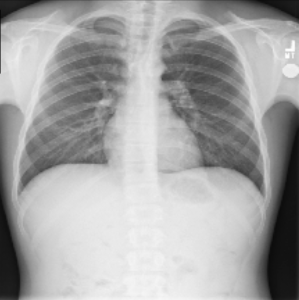
#> input picture vis_imgs/chest.png, 299 x 300 px
$ jupyter execute --allow-errors visualizations_notebook.ipynb   (shell and % lines are left out)
#> lines starting #> are read from the running program, lines starting #| are printed output that depends on the picture
# Visualizations Notebook

## Plots
## NOTE: Visualizations don't show up on Github
Based on version3 notebook

[cell 1]
import pandas as pd
import numpy as np
import plotly.express as px
import plotly.graph_objects as go
import psutil

[cell 2]
#!pip install psutil
#!conda install -c plotly plotly-orca


# [34 lines left out: function loss_fig, not called in this run]
    #return plot_df

#> (a cell that did not finish here is left out)

#> (a cell that did not finish here is left out)

[cell 5]
# [4 lines left out: function f1_score, not called in this run]

#> (a cell that did not finish here is left out)

[cell 7]
# [42 lines left out: function metrics_fig, not called in this run]
    #return plot_df

#> (a cell that did not finish here is left out)

[cell 9]
def confusion_fig(conf_mat):
    """ Creates a plotly heatmap """
    trace = go.Heatmap(
       x = ['No Pneumonia', 'Pneumonia'],
       y = ['No Pneumonia', 'Pneumonia'],
       z = conf_mat,
       type = 'heatmap',
       colorscale = 'PuBu'
    )
    data = [trace]
    fig = go.Figure(data = data)
    fig.update_xaxes(side="top")

    fig.update_layout(title_text='<i><b>Confusion Matrix</b></i>')

    # add custom xaxis title
    fig.add_annotation(dict(font=dict(color="black",size=20),
                        x=0.5,
                        y=1.15,
                        showarrow=False,
                        text="Predicted value",
                        xref="paper",
                        yref="paper"))

    # add custom yaxis title
    fig.add_annotation(dict(font=dict(color="black",size=20),
                        x=-0.1,
                        y=0.5,
                        showarrow=False,
                        text="Real value",
                        textangle=-90,
                        xref="paper",
                        yref="paper"))
    fig.write_image("figures/conf.png")
    fig.show()

[cell 10]
conf_mat = np.array([[8323, 1209],
                       [ 353,  184]])
confusion_fig(conf_mat)

## Conv Layer Visualization
Code Inspired by [Anne Bower's Medium Article](https://towardsdatascience.com/wtf-is-image-classification-8e78a8235acb)

[cell 11]
import glob
import random
import boto3
import io
import matplotlib.image as mpimg
import cv2
import matplotlib.pyplot as plt

### AWS Image Download

#> (a cell that did not finish here is left out)

#> (a cell that did not finish here is left out)

#> (a cell that did not finish here is left out)

#> (a cell that did not finish here is left out)

### Loading Local Image

[cell 16]
import torch
import torch.nn as nn
import torch.nn.functional as F

# Neural network with one convolutional layer with four filters
class Net(nn.Module):

    # [23 lines left out: functions __init__, forward, viz_layer, not called in this run]


filter_vals = np.array([[-1, -1, 1, 1], [-1, -1, 1, 1], [-1, -1, 1, 1], [-1, -1, 1, 1]])
print('Filter shape: ', filter_vals.shape)

filter_1 = filter_vals
filter_2 = -filter_1
filter_3 = filter_1.T
filter_4 = -filter_3

#filter_2 = np.array([[-1, -1, 1, 1], [-1, 1, 1, -1], [-1, 1, 1, -1], [1, 1, -1, -1]])
#filter_2 = np.array([[-1, -1, -1, 1], [-1, -1, 1, -1], [-1, 1, -1, -1], [1, -1, -1, -1]])
#filter_3 = -1 * filter_2

filters = np.array([filter_1, filter_2, filter_3, filter_4])
# Print out the values of filter 1 as an example
print('Filter 1: \n', filter_1)

# Instantiate the model and set the weights
#> (the rest of this cell did not finish here and is left out)

[cell 17]
img_path = 'vis_imgs/chest.png'
# Load color image
bgr_img = cv2.imread(img_path)
#> bgr_img is the input picture: shape (300, 299, 3); min 10, max 254, mean 164.8
# Convert to grayscale
gray_img = cv2.cvtColor(bgr_img, cv2.COLOR_BGR2GRAY)
# Normalize, rescale entries to lie in [0,1]
gray_img = gray_img.astype("float32")/255
# Plot image
plt.imshow(gray_img, cmap='gray')
plt.show()

### Conv Layer Output

[cell 18]
# Plot original image
plt.imshow(gray_img, cmap='gray')
# Visualize all of the filters
fig = plt.figure(figsize=(12, 6))
fig.subplots_adjust(left=0, right=1.5, bottom=0.8, top=1, hspace=0.05, wspace=0.05)
for i in range(4):
    ax = fig.add_subplot(1, 4, i+1, xticks=[], yticks=[])
    ax.imshow(filters[i], cmap='gray')
    ax.set_title('Filter %s' % str(i+1))
# Convert the image into an input tensor
#> (the rest of this cell did not finish here and is left out)

### Sobel Filter - Edge Detection

[cell 19]
# 3x3 array for edge detection
gray_img = cv2.cvtColor(bgr_img, cv2.COLOR_BGR2GRAY)

sobel_y = np.array([[ -1, -2, -1],
                   [ 0, 0, 0],
                   [ 1, 2, 1]])
sobel_x = np.array([[ -1, 0, 1],
                   [ 0, 0, 0],
                   [ 1, 2, 1]])

filtered_image = cv2.filter2D(gray_img, -1, sobel_y)
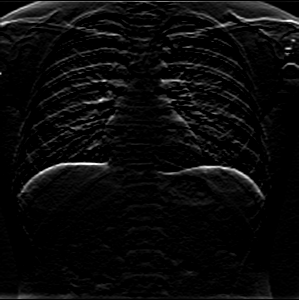
#> filtered_image: shape (300, 299); min 0, max 255, mean 10.6
plt.imshow(filtered_image, cmap='gray')
# filtered_image = cv2.filter2D(gray_img, -1, sobel_x)
# plt.imshow(filtered_image, cmap='gray')
